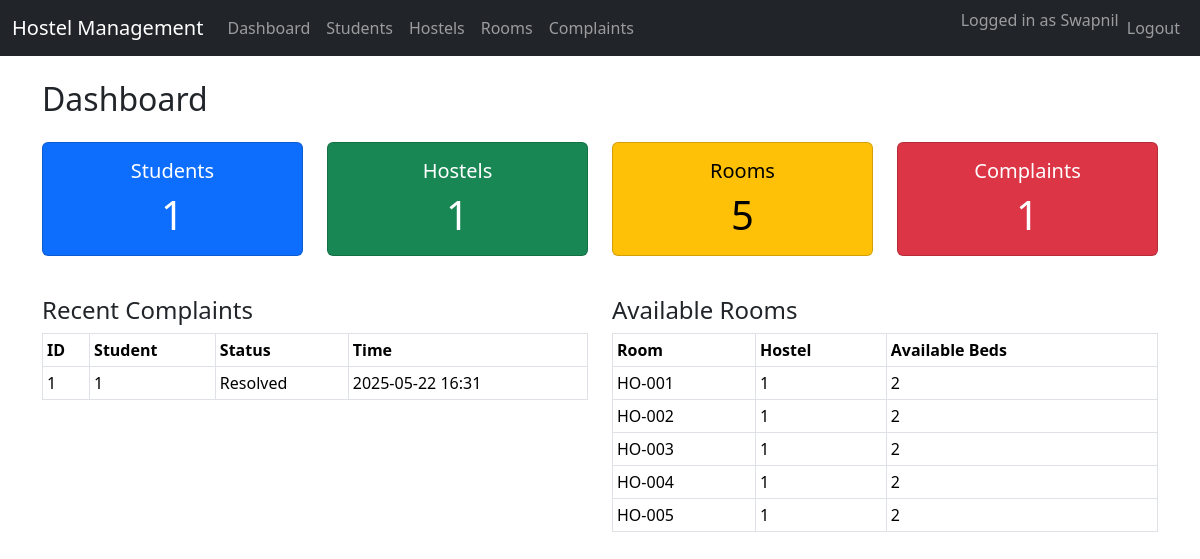
The app's page /dashboard (signed in) with its own data.
### app/models/complaint.py (models this page shows, shortened)
class Complaint(db.Model):
    __tablename__ = "complaints"
    id = db.Column(db.Integer, primary_key=True)
    student_id = db.Column(db.Integer, db.ForeignKey("students.id"))
    description = db.Column(db.Text, nullable=False)
    status = db.Column(db.String(50), default="Pending")  # Pending/Resolved
    timestamp = db.Column(db.DateTime, default=db.func.current_timestamp())

### app/models/room.py (models this page shows, shortened)
class Room(db.Model):
    __tablename__ = "rooms"
    id = db.Column(db.Integer, primary_key=True)
    room_number = db.Column(db.String(20), nullable=False)
    hostel_id = db.Column(db.Integer, db.ForeignKey("hostels.id"))
    bed_count = db.Column(db.Integer)
    occupied_beds = db.Column(db.Integer, default=0)

### app/__init__.py (the view)
    @app.route("/dashboard")
    @login_required
    def dashboard_web():
        from app.models.student import Student
        from app.models.hostel import Hostel
        from app.models.room import Room
        from app.models.complaint import Complaint
        stats = {
            "total_students": Student.query.count(),
            "total_hostels": Hostel.query.count(),
            "total_rooms": Room.query.count(),
            "total_complaints": Complaint.query.count(),
        }
        recent_complaints = Complaint.query.order_by(Complaint.timestamp.desc()).limit(5).all()
        available_rooms = Room.query.filter(Room.occupied_beds < Room.bed_count).all()
        return render_template("dashboard.html", stats=stats, recent_complaints=recent_complaints, available_rooms=available_rooms)

### app/templates/dashboard.html (shortened to what this page needs)
{% extends 'base.html' %}
{% block content %}
<h2 class="mb-4">Dashboard</h2>
<div class="row mb-4">
  <div class="col-md-3">
    <div class="card text-bg-primary mb-3">
      <div class="card-body text-center">
        <h5 class="card-title">Students</h5>
        <p class="card-text display-6">{{ stats.total_students }}</p>
      </div>
    </div>
  </div>
  <div class="col-md-3">
    <div class="card text-bg-success mb-3">
      <div class="card-body text-center">
        <h5 class="card-title">Hostels</h5>
        <p class="card-text display-6">{{ stats.total_hostels }}</p>
      </div>
    </div>
  </div>
  <div class="col-md-3">
    <div class="card text-bg-warning mb-3">
      <div class="card-body text-center">
        <h5 class="card-title">Rooms</h5>
        <p class="card-text display-6">{{ stats.total_rooms }}</p>
      </div>
    </div>
  </div>
  <div class="col-md-3">
    <div class="card text-bg-danger mb-3">
      <div class="card-body text-center">
        <h5 class="card-title">Complaints</h5>
        <p class="card-text display-6">{{ stats.total_complaints }}</p>
      </div>
    </div>
  </div>
</div>
<div class="row">
  <div class="col-md-6">
    <h4>Recent Complaints</h4>
    <table class="table table-bordered table-sm">
      <thead><tr><th>ID</th><th>Student</th><th>Status</th><th>Time</th></tr></thead>
      <tbody>
        {% for c in recent_complaints %}
        <tr>
          <td>{{ c.id }}</td>
          <td>{{ c.student_id }}</td>
          <td>{{ c.status }}</td>
          <td>{{ c.timestamp.strftime('%Y-%m-%d %H:%M') if c.timestamp else '' }}</td>
        </tr>
        {% else %}
        <tr><td colspan="4">No complaints</td></tr>
        {% endfor %}
      </tbody>
    </table>
  </div>
  <div class="col-md-6">
    <h4>Available Rooms</h4>
    <table class="table table-bordered table-sm">
      <thead><tr><th>Room</th><th>Hostel</th><th>Available Beds</th></tr></thead>
      <tbody>
        {% for r in available_rooms %}
        <tr>
          <td>{{ r.room_number }}</td>
          <td>{{ r.hostel_id }}</td>
          <td>{{ r.bed_count - r.occupied_beds }}</td>
        </tr>
        {% else %}
        <tr><td colspan="3">No available rooms</td></tr>
        {% endfor %}
      </tbody>
    </table>
  </div>
</div>
{% endblock %}

### app/templates/base.html (shortened to what this page needs)
<!DOCTYPE html>
<html lang="en">
<head>
    <link href="https://cdn.jsdelivr.net/npm/bootstrap@5.3.2/dist/css/bootstrap.min.css" rel="stylesheet">
</head>
<body>
<nav class="navbar navbar-expand-lg navbar-dark bg-dark mb-4">
  <div class="container-fluid">
    <a class="navbar-brand" href="/dashboard">Hostel Management</a>
    <div class="collapse navbar-collapse">
      <ul class="navbar-nav me-auto mb-2 mb-lg-0">
        <li class="nav-item"><a class="nav-link" href="/dashboard">Dashboard</a></li>
        <li class="nav-item"><a class="nav-link" href="/students">Students</a></li>
        <li class="nav-item"><a class="nav-link" href="/hostels">Hostels</a></li>
        <li class="nav-item"><a class="nav-link" href="/rooms">Rooms</a></li>
        <li class="nav-item"><a class="nav-link" href="/complaints">Complaints</a></li>
      </ul>
      <ul class="navbar-nav ms-auto">
        {% if session.get('username') %}
        <li class="nav-item"><span class="navbar-text">Logged in as {{ session['username'] }}</span></li>
        <li class="nav-item"><a class="nav-link" href="/logout">Logout</a></li>
        {% else %}
        <li class="nav-item"><a class="nav-link" href="/login">Student Login</a></li>
        <li class="nav-item"><a class="nav-link" href="/register">Student Register</a></li>
        <li class="nav-item"><a class="nav-link" href="/admin-login">Admin Login</a></li>
        {% endif %}
      </ul>
    </div>
  </div>
</nav>
<div class="container">
    {% block content %}{% endblock %}
</div>
</body>
</html>

### records on screen
Complaint: id "1", student_id "1", status "Resolved", timestamp "2025-05-22 16:31"
Room: room_number "HO-001", hostel_id "1", r.bed_count-r.occupied_beds "2"
Room: room_number "HO-002", hostel_id "1", r.bed_count-r.occupied_beds "2"
Room: room_number "HO-003", hostel_id "1", r.bed_count-r.occupied_beds "2"
Room: room_number "HO-004", hostel_id "1", r.bed_count-r.occupied_beds "2"
Room: room_number "HO-005", hostel_id "1", r.bed_count-r.occupied_beds "2"

### other values on screen
{{ session['username'] }} "Swapnil"
{{ stats.total_students }} "1"
{{ stats.total_hostels }} "1"
{{ stats.total_rooms }} "5"
{{ stats.total_complaints }} "1"
